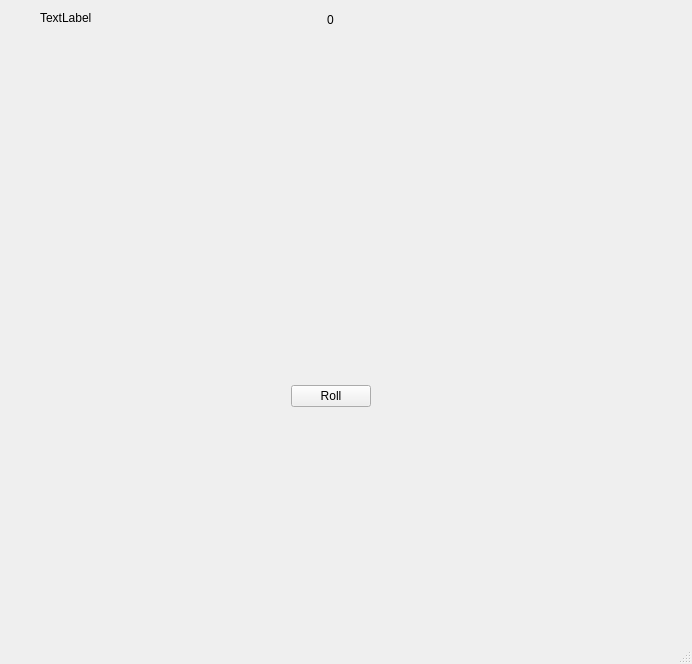
<?xml version="1.0" encoding="UTF-8"?>
<ui version="4.0">
 <class>CrapsMainWindow</class>
 <widget class="QMainWindow" name="CrapsMainWindow">
  <property name="geometry">
   <rect>
    <x>0</x>
    <y>0</y>
    <width>692</width>
    <height>664</height>
   </rect>
  </property>
  <property name="windowTitle">
   <string>MainWindow</string>
  </property>
  <widget class="QWidget" name="centralwidget">
   <widget class="QLabel" name="currentBankValueUI">
    <property name="geometry">
     <rect>
      <x>327</x>
      <y>10</y>
      <width>41</width>
      <height>20</height>
     </rect>
    </property>
    <property name="text">
     <string>0</string>
    </property>
   </widget>
   <widget class="QWidget" name="layoutWidget">
    <property name="geometry">
     <rect>
      <x>70</x>
      <y>150</y>
      <width>518</width>
      <height>182</height>
     </rect>
    </property>
    <layout class="QHBoxLayout" name="horizontalLayout">
     <item>
      <spacer name="horizontalSpacer">
       <property name="orientation">
        <enum>Qt::Horizontal</enum>
       </property>
       <property name="sizeHint" stdset="0">
        <size>
         <width>40</width>
         <height>20</height>
        </size>
       </property>
      </spacer>
     </item>
     <item>
      <widget class="QLabel" name="die1UI">
       <property name="text">
        <string/>
       </property>
       <property name="pixmap">
        <pixmap resource="crapsResources.qrc">:/dieImages/6</pixmap>
       </property>
      </widget>
     </item>
     <item>
      <spacer name="horizontalSpacer_2">
       <property name="orientation">
        <enum>Qt::Horizontal</enum>
       </property>
       <property name="sizeHint" stdset="0">
        <size>
         <width>40</width>
         <height>20</height>
        </size>
       </property>
      </spacer>
     </item>
     <item>
      <widget class="QLabel" name="die2UI">
       <property name="text">
        <string/>
       </property>
       <property name="pixmap">
        <pixmap resource="crapsResources.qrc">:/dieImages/5</pixmap>
       </property>
      </widget>
     </item>
     <item>
      <spacer name="horizontalSpacer_3">
       <property name="orientation">
        <enum>Qt::Horizontal</enum>
       </property>
       <property name="sizeHint" stdset="0">
        <size>
         <width>40</width>
         <height>20</height>
        </size>
       </property>
      </spacer>
     </item>
    </layout>
   </widget>
   <widget class="QWidget" name="layoutWidget">
    <property name="geometry">
     <rect>
      <x>250</x>
      <y>380</y>
      <width>162</width>
      <height>32</height>
     </rect>
    </property>
    <layout class="QHBoxLayout" name="horizontalLayout_2">
     <item>
      <spacer name="horizontalSpacer_4">
       <property name="orientation">
        <enum>Qt::Horizontal</enum>
       </property>
       <property name="sizeHint" stdset="0">
        <size>
         <width>40</width>
         <height>20</height>
        </size>
       </property>
      </spacer>
     </item>
     <item>
      <widget class="QPushButton" name="rollButton">
       <property name="text">
        <string>Roll</string>
       </property>
      </widget>
     </item>
     <item>
      <spacer name="horizontalSpacer_5">
       <property name="orientation">
        <enum>Qt::Horizontal</enum>
       </property>
       <property name="sizeHint" stdset="0">
        <size>
         <width>40</width>
         <height>20</height>
        </size>
       </property>
      </spacer>
     </item>
    </layout>
   </widget>
   <widget class="QLabel" name="winsValueUI">
    <property name="geometry">
     <rect>
      <x>40</x>
      <y>10</y>
      <width>58</width>
      <height>16</height>
     </rect>
    </property>
    <property name="text">
     <string>TextLabel</string>
    </property>
   </widget>
  </widget>
  <widget class="QMenuBar" name="menubar">
   <property name="geometry">
    <rect>
     <x>0</x>
     <y>0</y>
     <width>692</width>
     <height>22</height>
    </rect>
   </property>
  </widget>
  <widget class="QStatusBar" name="statusbar"/>
 </widget>
 <resources>
  <include location="crapsResources.qrc"/>
 </resources>
 <connections/>
</ui>
